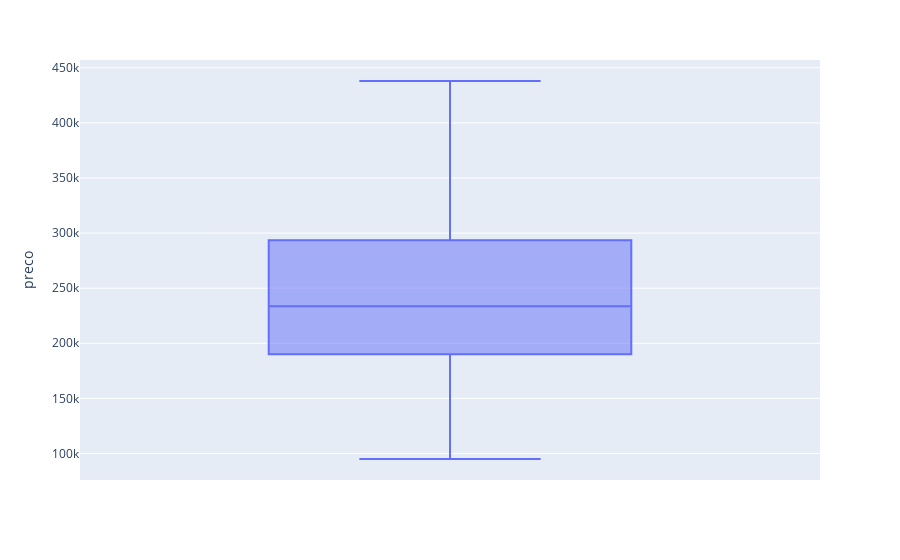

The notebook cell this image was saved under:
### Code cell
fig = px.box(base_original_bairro,  y='preco')
fig.show()

### Figure 1 — Plotly figure (JSON) as saved in the notebook; plotly's stock layout.template omitted (floating-point values rounded to 4 significant figures)
{"data": [{"alignmentgroup": "True", "hovertemplate": "preco=%{y}<extra></extra>", "legendgroup": "", "marker": {"color": "#636efa"}, "name": "", "notched": false, "offsetgroup": "", "orientation": "v", "showlegend": false, "type": "box", "x0": " ", "xaxis": "x", "y": [259000, 235000, 210000, 237000, 330000, 286000, 239000, 260000, 405000, 230000, 170000, 180000, 340000, 320000, 180000, 199000, 230000, 230000, 180000, 340000, 255000, 319000, 325000, 325000, 255000, 350000, 192000, 340000, 438000, 349000, 265960, 265000, 250000, 330000, 195000, 232000, 240000, 190000, 180000, 280000, 232000, 210000, 340000, 372000, 297000, 209000, 175000, 245000, 149000, 210000, 175000, 250000, 259000, 212000, 319000, 190000, 170000, 265000, 185000, 160000, 160000, 95000, 190000, 199000, 400000, 195000, 335000, 185000, 240000, 215000, 185000, 180000, 185000, 250000, 375000, 290000, 230000, 200000, 150000, 170000, 218000, 258000, 232000, 430000, 250000, 315000, 170000, 175000], "y0": " ", "yaxis": "y"}], "layout": {"boxmode": "group", "legend": {"tracegroupgap": 0}, "margin": {"t": 60}, "xaxis": {"anchor": "y", "domain": [0, 1]}, "yaxis": {"anchor": "x", "domain": [0, 1], "title": {"text": "preco"}}}}
